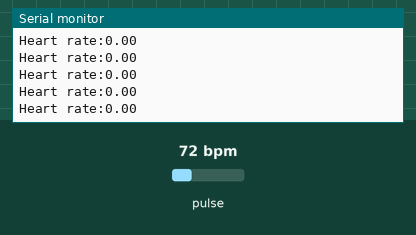
The sketch below on a simulated Arduino Uno, built with avr-gcc and run on an emulated ATmega328P. Shown: the last lines printed to the serial monitor. The inputs (shaded band) are chosen by the test bench; at power-on: pulse 72 bpm.

Above: at 1.2 s.
1.3 s: pulse set to 42 bpm
2.8 s: pulse set to 70 bpm
At 3.22 s:
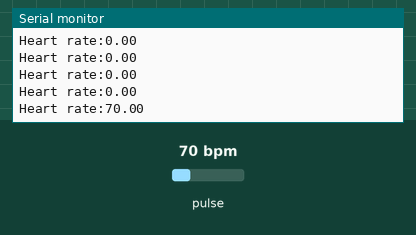
4.3 s: pulse set to 100 bpm
At 4.35 s:
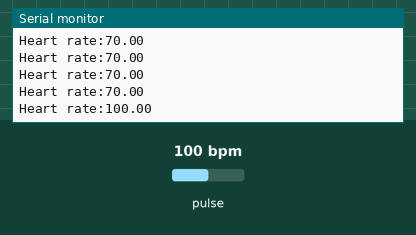
Timing chart, 0 to 7.3 s (numbered marks = the images above; inputs shaded):
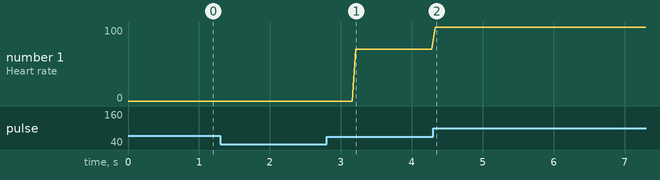

The sketch:

Oximeter.ino
```cpp
#include <Wire.h>
#include "MAX30100_PulseOximeter.h"
PulseOximeter pox;

void setup()
{
    Serial.begin(9600);

    pox.begin();
}

void loop()
{
    pox.update();


    Serial.print("Heart rate:");
    Serial.println(pox.getHeartRate());

    delay(50);
}
```

Measured:
- after the input at 2.8 s, the serial monitor: prints a new line after 0.41 s (image 1)
- after the input at 4.3 s, the serial monitor: prints a new line at once (image 2)
- plotted number 1: 0 → 70 after the input at 2.8 s, 70 → 100 after the input at 4.3 s
